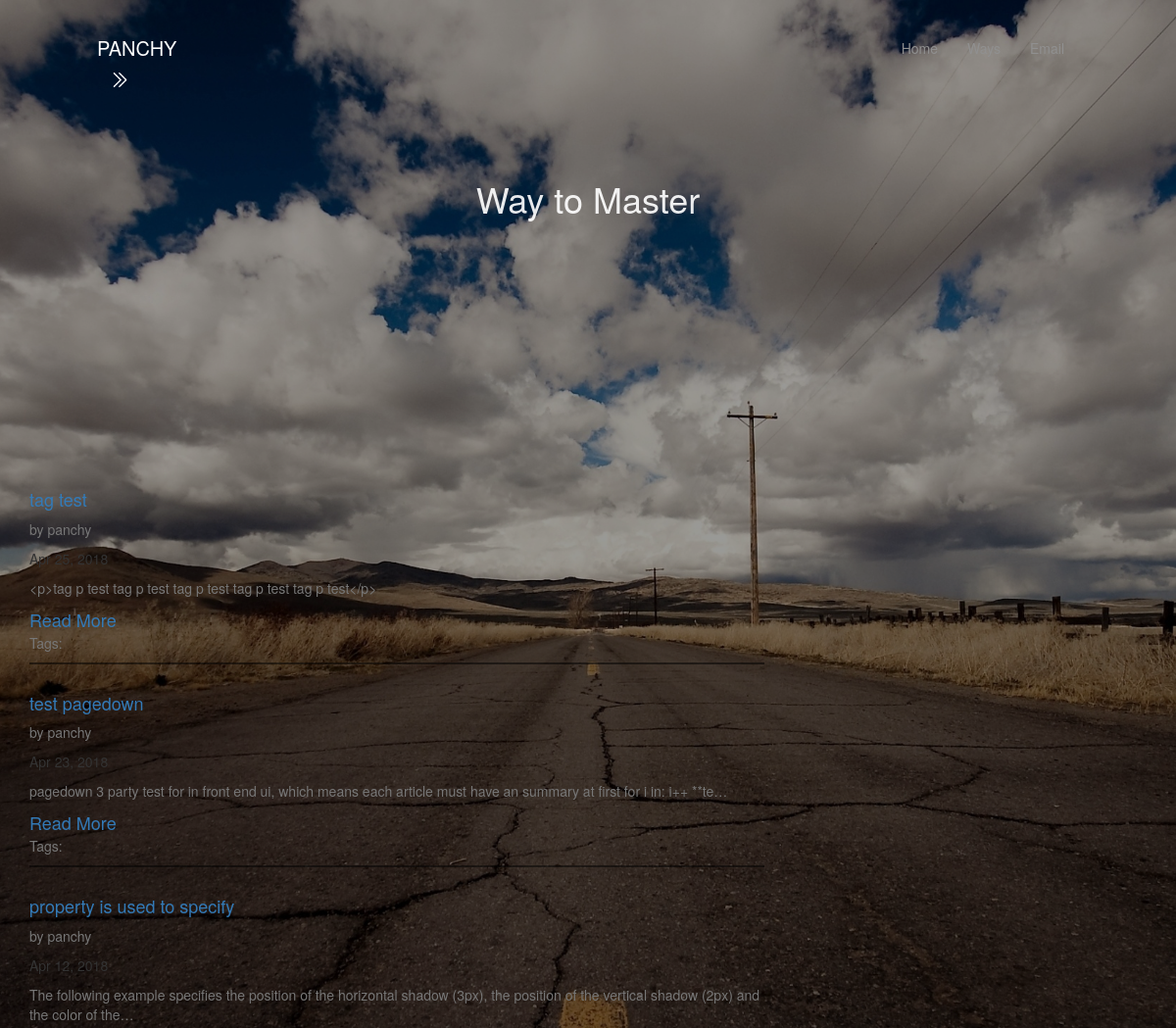
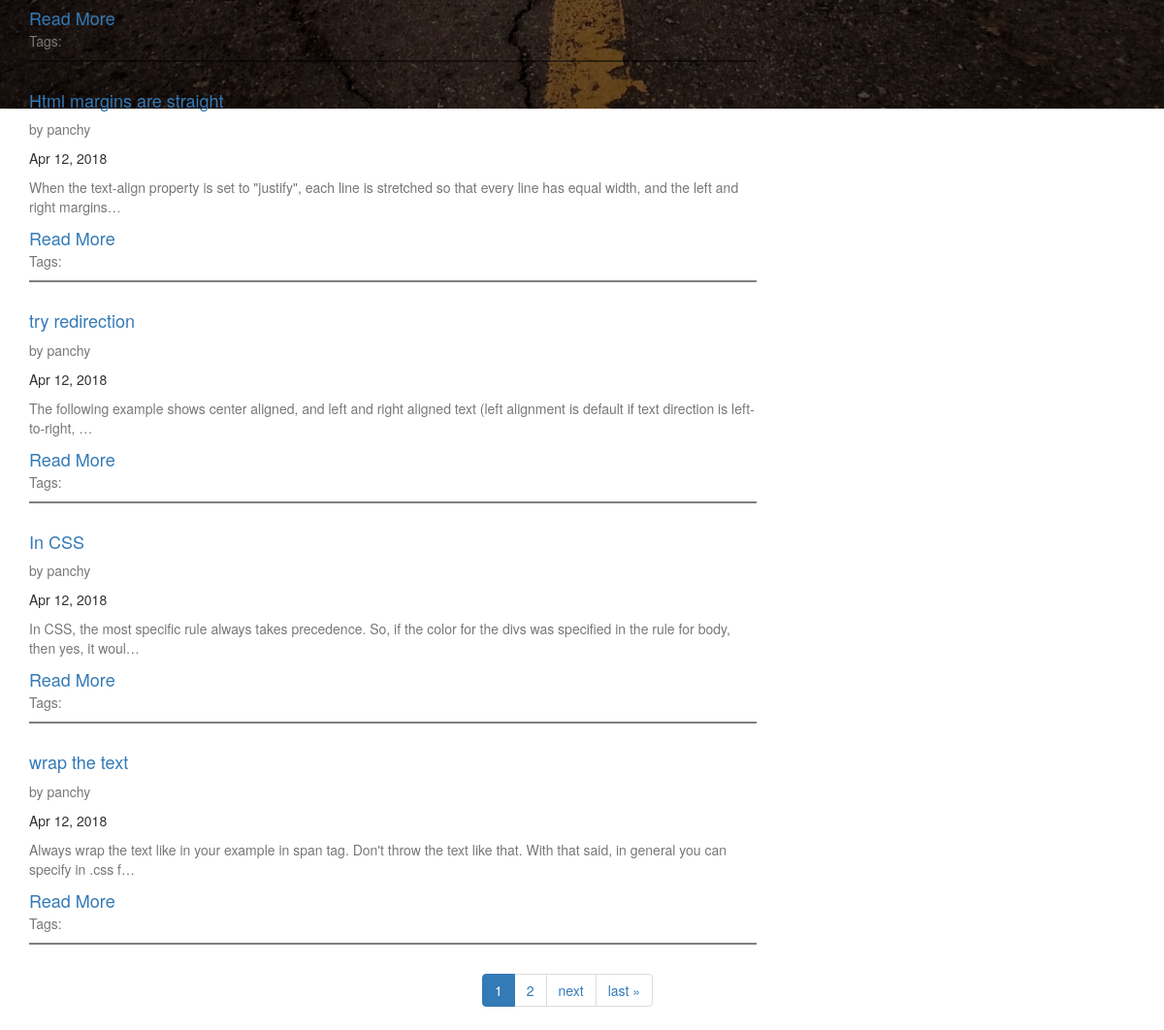
Page /index/ways/ on the committed database (2 pictures, top to bottom).
### article/models.py (models this page shows, shortened)
class Article(models.Model):
    User=models.ForeignKey(settings.AUTH_USER_MODEL,default=1)
    Id=models.AutoField(primary_key=True)
    Title=models.CharField(max_length=1000,blank = False)
    Image=models.ImageField(upload_to=upload_location,
                            null=False,
                            blank=False,
                            width_field='width_field',
                            height_field='height_field',)
    height_field=models.IntegerField(default=0)
    width_field=models.IntegerField(default=0)
    Publish=models.BooleanField(default=False)
    Content=models.TextField()
    UpdateTime=models.DateTimeField(auto_now_add=False,auto_now=True)
    Build=models.DateTimeField(auto_now_add=True,auto_now=False)
    Tags = models.ManyToManyField(Tag,through='TagsArticle')
    objects=PostManager()

### article/views.py (the view)
def allArticle(request):
    title='Way to Master'
    limit=7
    if not request.user.is_staff or not request.user.is_superuser:
        quearyset=Article.objects.filter(Publish=True).order_by("-UpdateTime")
    else:
        quearyset=Article.objects.all()
    paginator = Paginator(quearyset, limit) # Show 2 contacts per page
    page = request.GET.get('page')
    try:
        contacts = paginator.page(page)
    except PageNotAnInteger:
        contacts=paginator.page(1)
    except EmptyPage:
        contacts=paginator.page(paginator.num_pages)
    context={
        "title":title,
        "objects_list":contacts,
    }
    return render(request,"article.html",context)

### templates/article.html (shortened to what this page needs)
{%extends 'base.html' %}
{% load tz %}
{% load static %}
{%block css%}
<link rel="stylesheet" type="text/css" href="{% static 'css/article.css' %}">
{%endblock css%}
{%block intro%}
<div class="intro-detail">
    <h1 >{{title}}</h1>
</div>
{%endblock intro%}
{%block body%}
  <div class="container">
    <div class="row">
      {%for obj in objects_list%}
        <div class="col-lg-8">
            <h1 class="news-h1"><a href="{%url "article:detail" pk=obj.Id %}">{{obj.Title}}</a></h1>
            <p class="new-font-color">by {{obj.User}}</p>
            <p>{{obj.UpdateTime|localtime|date:'M d, Y'}}</p>
            <p class="new-font-color content-markdown">{{obj.Content|truncatechars:140}}</p>
            <a class="news-h1" href="{%url "article:detail" pk=obj.Id %}">Read More</a>
  	        <p class="new-font-color">
              Tags:
            <hr style="border-top: 2px solid #00000080;">
        </div>
        {%endfor%}
      </div>
  </div>
<nav aria-label="..." class="pagenav" style="text-align: center;">
  <div class="pagination">
      <li class="page-item active">
        <a class="page-link" href="#">{{ objects_list.number }} <span class="sr-only">(current)</span></a>
      </li>
      {% if objects_list.has_next %}
      <li class="page-item">
          <a href="?page={{ objects_list.next_page_number }}">{{ objects_list.next_page_number }}</a>
      </li>
      <li class="page-item">
          <a href="?page={{ objects_list.next_page_number }}">next</a>
       </li>
       <li class="page-item">
          <a href="?page={{ objects_list.paginator.num_pages }}">last &raquo;</a>
        </li>
      {% endif %}
  </div>
</nav>
{%endblock body%}

### static/css/base.css (style rules this page uses)
body, html { height: 100%; margin: 0; }
hr { margin-top: 10px; margin-bottom: 10px; border: 0; border-top: 1px solid #eeeeee2e; }

### static/css/article.css (style rules this page uses)
body, html { height: 100%; margin: 0; }
.intro-detail { color: #ffffffe8; margin-top: 7%; text-align: center; }
.news-h1 { font-size: 18px; }
.new-font-color { color: #777; }

### rows in the picture
Article: Title "tag test", User "panchy", UpdateTime "Apr 25, 2018", Content "<p>tag p test tag p test tag p test tag p test tag p test</p>"
Article: Title "test pagedown", User "panchy", UpdateTime "Apr 23, 2018", Content "pagedown 3 party test for in front end ui, which means each article must have an summary at first for i in: i++ **te…"
Article: Title "property is used to specify", User "panchy", UpdateTime "Apr 12, 2018", Content "The following example specifies the position of the horizontal shadow (3px), the position of the vertical shadow (2px) and the color of the…"
Article: Title "Html margins are straight", User "panchy", UpdateTime "Apr 12, 2018", Content "When the text-align property is set to \"justify\", each line is stretched so that every line has equal width, and the left and right margins…"
Article: Title "try redirection", User "panchy", UpdateTime "Apr 12, 2018", Content "The following example shows center aligned, and left and right aligned text (left alignment is default if text direction is left-to-right, …"
Article: Title "In CSS", User "panchy", UpdateTime "Apr 12, 2018", Content "In CSS, the most specific rule always takes precedence. So, if the color for the divs was specified in the rule for body, then yes, it woul…"
Article: Title "wrap the text", User "panchy", UpdateTime "Apr 12, 2018", Content "Always wrap the text like in your example in span tag. Don't throw the text like that. With that said, in general you can specify in .css f…"

### other values in the picture
{{ title }} "Way to Master"
{{ objects_list.number }} "1"
{{ objects_list.next_page_number }} "2"
